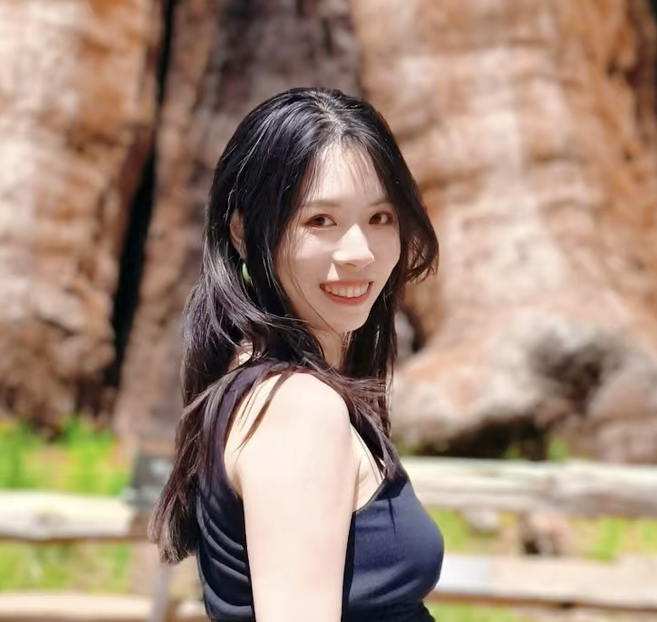
#> input picture Screenshot 2026-01-19 at 1.24.05 PM.png, 1314 x 1244 px, found by its file name (shown at 1/2 size)
$ python process_image.py
#> lines starting #> are read from the running program, lines starting #| are printed output that depends on the picture
from PIL import Image
import os

try:
    img_path = '/Users/changeless/Desktop/Blog/Screenshot 2026-01-19 at 1.24.05 PM.png'
    if not os.path.exists(img_path):
        print(f'Error: File not found at {img_path}')
        exit(1)

    img = Image.open(img_path)
#> img is the input picture: PIL image 1314x1244 RGBA; mean R, G, B, A 161, 136.9, 119.6, 255
    width, height = img.size
#> width = 1314; height = 1244
    print(f'Original size: {width}x{height}')
#| Original size: 1314x1244

    # Calculate crop box for a square crop
    # Strategy: Simple center square crop.
    # Usually screenshots are already framed somewhat intentionally.

    min_dim = min(width, height)
#> min_dim = 1244

    left = (width - min_dim) / 2
#> left = 35
    top = (height - min_dim) / 2
#> top = 0
    right = (width + min_dim) / 2
#> right = 1279
    bottom = (height + min_dim) / 2
#> bottom = 1244

    # If the user wants it to be heads-only or specific, we can adjust 'top'.
    # But for a general "use this image", center crop is safest for a square avatar.

    print(f'Cropping box: {left}, {top}, {right}, {bottom}')
#| Cropping box: 35.0, 0.0, 1279.0, 1244.0
    img_cropped = img.crop((left, top, right, bottom))
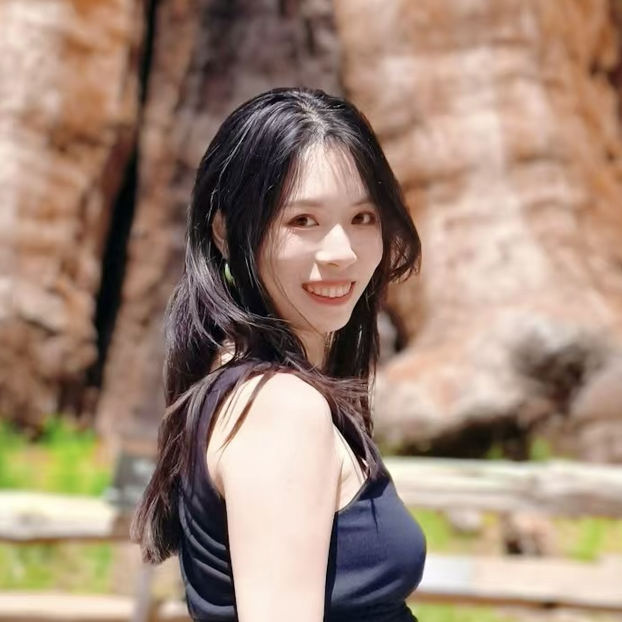
#> img_cropped: PIL image 1244x1244 RGBA (shown at 1/2 size); mean R, G, B, A 159.7, 135.7, 119, 255

    # Resize to standard avatar size, e.g., 512x512
    img_resized = img_cropped.resize((512, 512))
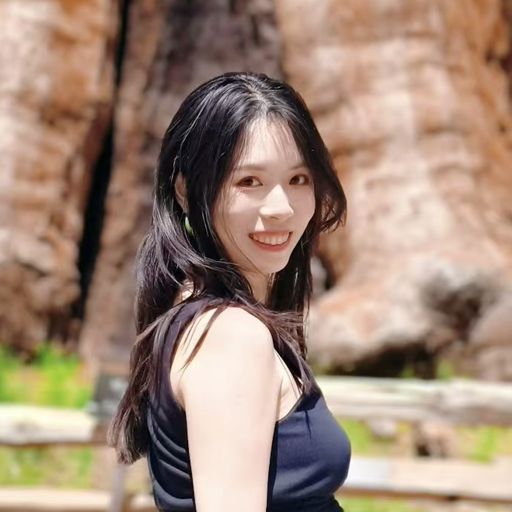
#> img_resized: PIL image 512x512 RGBA; mean R, G, B, A 159.7, 135.7, 119, 255

    output_path = '/Users/changeless/Desktop/Blog/images/profile.png'
    img_resized.save(output_path)
    print(f'Successfully saved cropped avatar to {output_path}')

except Exception as e:
    print(f'Error processing image: {e}')
